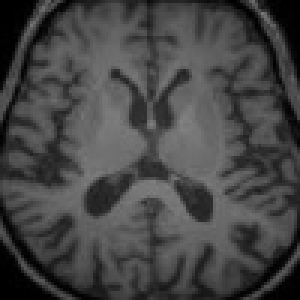
#> input picture data/cropped/NO/1.jpg, 100 x 100 px, given in place of NO, which was not available (shown 3 times larger)
$ jupyter execute --allow-errors brain_tumor_detection_v3.ipynb   (text cells are left out)
#> lines starting #> are read from the running program, lines starting #| are printed output that depends on the picture; after the words box and inside, x2 and y2 are one past the last pixel; in counts of white or black regions, pixels touching at a corner belong together; pictures that were not available may be replaced by others from this repository, and a replacement may not be noted
[cell 1]
import os
import numpy as np
import pandas as pd
import tensorflow as tf
from tensorflow.keras.preprocessing.image import ImageDataGenerator
from tensorflow.keras.layers import Flatten, Dense, Dropout
from tensorflow.keras.models import Model
from tensorflow.keras.callbacks import EarlyStopping
from PIL import Image
import matplotlib.pyplot as plt
from sklearn.model_selection import train_test_split
from sklearn.metrics import confusion_matrix, recall_score, precision_score
import seaborn as sns
import cv2
import imutils
from tqdm import tqdm

from functools import partial

[cell 2]
def crop_imgs(set_name, target_size=(100, 100), add_pixels_value=0):
    """
    Finds the extreme points on the image, crops the rectangular out of them,
    and resizes the cropped images to the target size.
    """
    set_new = []
    for img in set_name:
        gray = cv2.cvtColor(img, cv2.COLOR_RGB2GRAY)
        gray = cv2.GaussianBlur(gray, (5, 5), 0)

        # threshold the image, then perform a series of erosions +
        # dilations to remove any small regions of noise
        thresh = cv2.threshold(gray, 45, 255, cv2.THRESH_BINARY)[1]
        thresh = cv2.erode(thresh, None, iterations=2)
        thresh = cv2.dilate(thresh, None, iterations=2)

        # find contours in thresholded image, then grab the largest one
        cnts = cv2.findContours(thresh.copy(), cv2.RETR_EXTERNAL, cv2.CHAIN_APPROX_SIMPLE)
        cnts = imutils.grab_contours(cnts)
        c = max(cnts, key=cv2.contourArea)

        # find the extreme points
        extLeft = tuple(c[c[:, :, 0].argmin()][0])
        extRight = tuple(c[c[:, :, 0].argmax()][0])
        extTop = tuple(c[c[:, :, 1].argmin()][0])
        extBot = tuple(c[c[:, :, 1].argmax()][0])

        ADD_PIXELS = add_pixels_value
        new_img = img[extTop[1]-ADD_PIXELS:extBot[1]+ADD_PIXELS, extLeft[0]-ADD_PIXELS:extRight[0]+ADD_PIXELS].copy()
        new_img = cv2.resize(new_img, target_size)  # Redimensionar a imagem cortada
        set_new.append(new_img)

    return np.array(set_new)

def load_data(dir_path, img_size=(100, 100)):
    """
    Load resized images as np.arrays to workspace
    """
#> called with img_size = (224, 244)
    X = []
    y = []
    i = 0
    labels = dict()
    for path in tqdm(sorted(os.listdir(dir_path))):
        if not path.startswith('.'):
            labels[i] = path
            for file in os.listdir(os.path.join(dir_path, path)):
                if not file.startswith('.'):
                    img = cv2.imread(os.path.join(dir_path, path, file))
#> img is the input picture: shape (100, 100, 3); min 0, max 131, mean 68.8
                    img = cv2.resize(img, img_size)  # Redimensionar a imagem
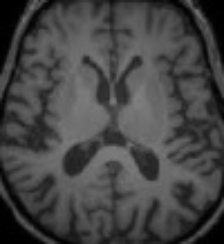
#> img: shape (244, 224, 3); min 0, max 130, mean 68.7
                    X.append(img)
                    y.append(i)
            i += 1
#> i = 1
#> the loop in crop_imgs, `for img in set_name:` made 2 passes
#> pass 1, in crop_imgs, `thresh = cv2.threshold(gray, 45, 255, cv2.THRESH_BINARY)[1]`:
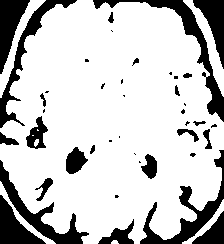
#> thresh: shape (244, 224); 78.4% white; 42 black regions (19 under 20 px), largest, box (x1, y1, x2, y2) and area: (93, 0, 224, 122) 1742, (140, 150, 224, 244) 1605, (0, 160, 89, 244) 1426
#> pass 1, in crop_imgs, `thresh = cv2.erode(thresh, None, iterations=2)`:
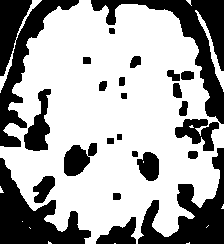
#> thresh: shape (244, 224); 65.2% white; 25 black regions, largest, box (x1, y1, x2, y2) and area: (91, 0, 224, 124) 3903, (0, 0, 79, 147) 3771, (0, 158, 91, 244) 3365
#> after the loop in crop_imgs, `for img in set_name:`:
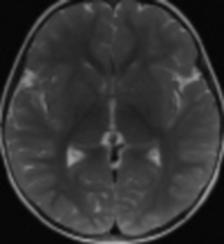
#> gray: shape (244, 224); min 5, max 179, mean 52.2
    X = np.array(X)
    y = np.array(y)
    print(f'{len(X)} images loaded from {dir_path} directory.')
    return X, y, labels

def load_dfs_imgs(data_dir):


    filepaths = []
    labels = []

    folds = os.listdir(data_dir)
    for fold in folds:
        foldpath = os.path.join(data_dir, fold)
        filelist = os.listdir(foldpath)
        for file in filelist:
            fpath = os.path.join(foldpath, file)

            filepaths.append(fpath)
            labels.append(fold)

    # Concatenate data paths with labels into one dataframe
    Fseries = pd.Series(filepaths, name= 'filepaths')
    Lseries = pd.Series(labels, name='labels')
    df = pd.concat([Fseries, Lseries], axis= 1)

    return df


def plot_samples(X, y, labels_dict, n=50):
    """
    Creates a gridplot for desired number of images (n) from the specified set
    """
#> called with X = array of shape (2, 100, 100, 3), y = array of shape (2,), n = 20
    for index in range(len(labels_dict)):
        imgs = X[np.argwhere(y == index)][:n]
        j = 10
        i = int(n/j)

        plt.figure(figsize=(15,6))
        c = 1
        for img in imgs:
            plt.subplot(i,j,c)
            plt.imshow(img[0])

            plt.xticks([])
            plt.yticks([])
            c += 1
        plt.suptitle('Tumor: {}'.format(labels_dict[index]))
        plt.show()
#> this loop made 1 pass
#> pass 1, in plot_samples, `plt.show()`:
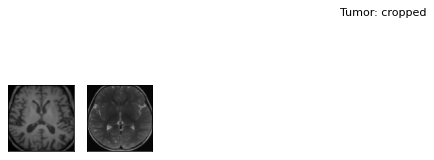
#> figure drawn by matplotlib, 2 panels

def save_new_images(x_set, y_set, folder_name):
    for i, (img, imclass) in enumerate(zip(x_set, y_set)):
        if imclass == 0:
            save_path = os.path.join(folder_name, 'NO', f'{i}.jpg')
        else:
            save_path = os.path.join(folder_name, 'YES', f'{i}.jpg')
        cv2.imwrite(save_path, img)
#> this loop made 2 passes
#> pass 2, in save_new_images, `cv2.imwrite(save_path, img)`:
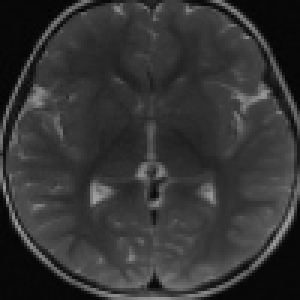
#> saved as 1.jpg: shape (100, 100, 3) (shown 3 times larger); min 3, max 160, mean 52.3

[cell 3]
# load all images
path = 'C:/Users/edils/repos/brain_tumor_detection/data/'
img_size = (224,244)

X_train, y_train, labels = load_data(path, img_size)

[cell 4]
# Crop Black parts of each image
X_train_crop = crop_imgs(set_name=X_train)

[cell 5]
plot_samples(X_train_crop, y_train, labels, 20)

[cell 6]
folder_name = 'C:/Users/edils/repos/brain_tumor_detection/data/cropped/'
if not os.path.exists(folder_name):
    os.makedirs(folder_name)

save_new_images(X_train_crop, y_train, folder_name = 'C:/Users/edils/repos/brain_tumor_detection/data/cropped/')

[cell 7]
df = load_dfs_imgs(data_dir='C:/Users/edils/repos/brain_tumor_detection/data/cropped/')
